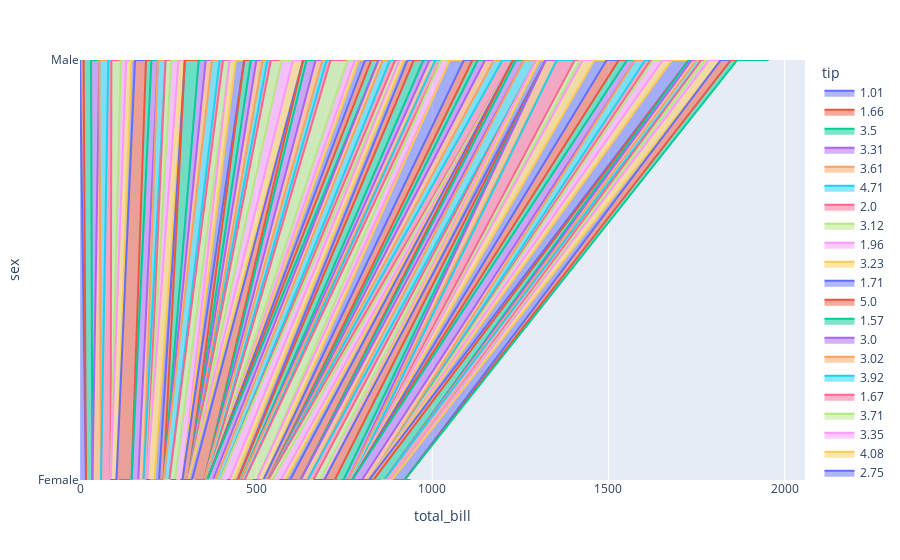

The code cell stored with this chart in its notebook:
### Code cell
import plotly.express as px
df=px.data.tips()
fig=px.area(df,x='time',y='day',color="total_bill")
fig.show()
